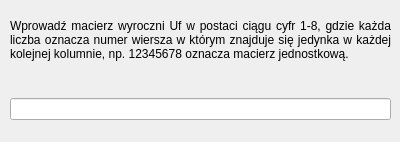
<?xml version="1.0" encoding="UTF-8"?>
<ui version="4.0">
 <class>Form</class>
 <widget class="QWidget" name="Form">
  <property name="geometry">
   <rect>
    <x>0</x>
    <y>0</y>
    <width>400</width>
    <height>142</height>
   </rect>
  </property>
  <property name="windowTitle">
   <string>Form</string>
  </property>
  <widget class="QWidget" name="verticalLayoutWidget">
   <property name="geometry">
    <rect>
     <x>10</x>
     <y>10</y>
     <width>381</width>
     <height>121</height>
    </rect>
   </property>
   <layout class="QVBoxLayout" name="verticalLayout">
    <property name="spacing">
     <number>0</number>
    </property>
    <item>
     <widget class="QLabel" name="label">
      <property name="sizePolicy">
       <sizepolicy hsizetype="Minimum" vsizetype="Maximum">
        <horstretch>0</horstretch>
        <verstretch>0</verstretch>
       </sizepolicy>
      </property>
      <property name="text">
       <string>Wprowadź macierz wyroczni Uf w postaci ciągu cyfr 1-8, gdzie każda liczba oznacza numer wiersza w którym znajduje się jedynka w każdej kolejnej kolumnie, np. 12345678 oznacza macierz jednostkową.</string>
      </property>
      <property name="alignment">
       <set>Qt::AlignJustify|Qt::AlignTop</set>
      </property>
      <property name="wordWrap">
       <bool>true</bool>
      </property>
     </widget>
    </item>
    <item>
     <widget class="QLineEdit" name="lineEdit">
      <property name="sizePolicy">
       <sizepolicy hsizetype="Expanding" vsizetype="Fixed">
        <horstretch>0</horstretch>
        <verstretch>0</verstretch>
       </sizepolicy>
      </property>
      <property name="maxLength">
       <number>8</number>
      </property>
     </widget>
    </item>
   </layout>
  </widget>
 </widget>
 <resources/>
 <connections/>
</ui>
